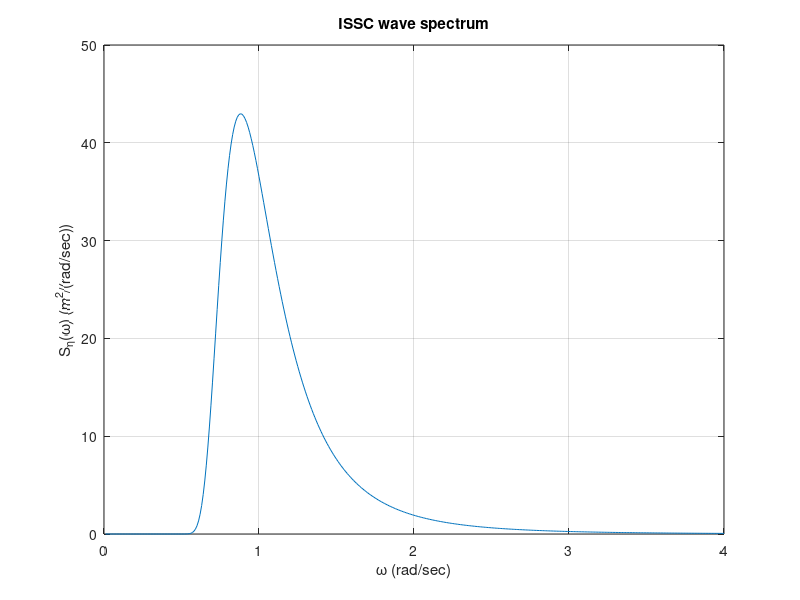
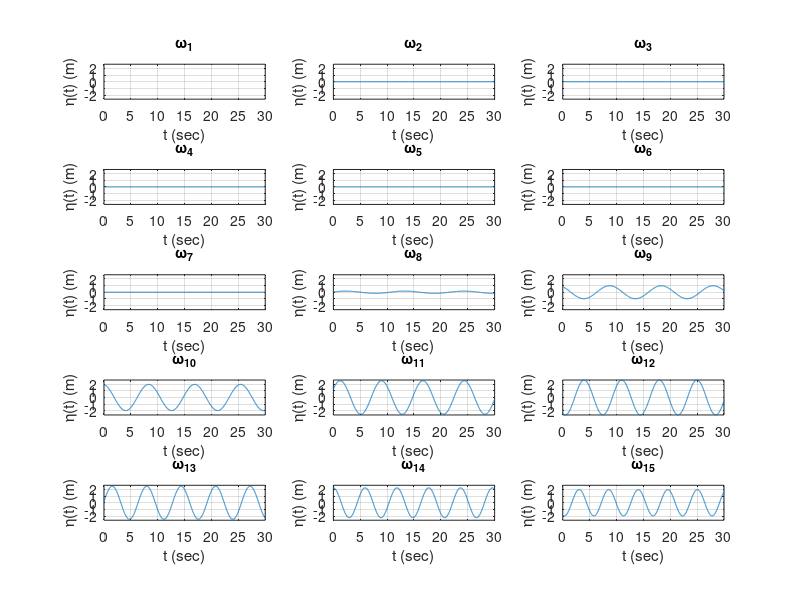

Write MATLAB code to recreate these figures, in order. (Note: this script raises an error after producing the figures.)
%% Initialize
clear ; clc ; close all ;

%% Given for ISSC wave spectrum
% Condition to represent the wave spectrum
angularFrequencyMax = 4 ;

% Variables to represent to the wave energy spectrum
periodAvegrage = 10 ; 
waveSignificantHeight = 6 ;
A = (173 * waveSignificantHeight^2) / (periodAvegrage^2) ; 
B = 691 / (waveSignificantHeight^4) ;
angularFrequency = 0:0.01:angularFrequencyMax ;

% Wave energy spectrum formula
waveEnergySpectrum = (A ./ angularFrequency.^5) .* exp(-B ./ angularFrequency.^5) ;

% Visualization of the wave energy spectrum
waveEnergySpectrumFig = figure ;
figure(waveEnergySpectrumFig) ;
plot(angularFrequency, waveEnergySpectrum) ;
title('ISSC wave spectrum') ;
xlabel('\omega (rad/sec)') ; ylabel('S_{\eta}(\omega) (m^{2}/(rad/sec))') ;
grid on ;
saveas(waveEnergySpectrumFig, 'WaveEnergySpectrumISSC.png') ;

%% Wave elevation time series according to discrete angular frequncy
% It Needs 
%  1. discrete angular wave frequency
%  2. discrete wave energy spectrum according to discrete angular wave frequecy
%  3. angular frequency interval
%  4. time step to represent the wave elevation in time series
%  5. random phase anlge according to discrete angular frequency

% the number of bins to devide the angular frequency domain for discrete anular frequnecy
numBins = 50 ;      

% 1. discrete angular wave frequency
angularFrequencyDiscrete = linspace(0, angularFrequencyMax, numBins) ;

% 2. discrete wave energy spectrum
waveEnergySpectrumDiscrete = interp1(angularFrequency, waveEnergySpectrum, angularFrequencyDiscrete) ;

% 3. Angular frequency interval
angularFreqeuncyInterval = angularFrequencyMax / numBins ;

% 4. Random phase angle according to discrete angular frequency
phaseAngleRandSeed = 1 ;
rng(phaseAngleRandSeed) ;
randomPhaseAngle = rand(1, numBins) * (2*pi) ;

% Wave elevation according to discrete angular frequncdy
% waveElevation across row: anglularFrequencyIndex, across column: timeStep
timeMax = 30 ;
timeStep = 0:0.01:timeMax ;
for angularFrequencyIndex = 1:length(angularFrequencyDiscrete)
    waveElevation(:, angularFrequencyIndex) =...
        sqrt(2 * waveEnergySpectrumDiscrete(angularFrequencyIndex) * angularFreqeuncyInterval)...
        * cos(angularFrequencyDiscrete(angularFrequencyIndex) * timeStep...
        + randomPhaseAngle(angularFrequencyIndex)) ;
end


%% Visualization of the wave elevation according to discrete angular wave frequncy
numSubplotInOneFig = 15 ;
numFig = ceil(numBins / numSubplotInOneFig) ;
numSubplotColumn = 3 ;
numSubplotRow = ceil(numSubplotInOneFig / numSubplotColumn) ;
angularFrequencyIndex = 0 ;     

for figIndex = 1:numFig
    waveElevationFig(figIndex) = figure ;
    figure(waveElevationFig(figIndex)) ;
    set(waveElevationFig(figIndex), 'position', [0 0 (numSubplotColumn * 300) (numSubplotRow * 150)]) ;
    tempAngularFrequencyIndexHistory = [] ;     % reset the angular frequency index history
    
    for subplotCount = 1:numSubplotInOneFig
        angularFrequencyIndex = angularFrequencyIndex + 1 ;
        if angularFrequencyIndex > numBins
            break
        end
        tempAngularFrequencyIndexHistory(subplotCount) = angularFrequencyIndex ;    % Save angular frequency index history for subgroup title
        
        subplot(numSubplotRow, numSubplotColumn, subplotCount) ;
        plot(timeStep, waveElevation(:, angularFrequencyIndex)) ;
        axis([0 timeMax -max(max(waveElevation)) max(max(waveElevation))]) ;
        xlabel('t (sec)') ; ylabel('\eta(t) (m)') ;
        title(['\omega_{', num2str(angularFrequencyIndex), '}']) ;
        grid on ;
    end

    sgtitle(['Time singal of wave elevation for \omega_{',...
        num2str(min(tempAngularFrequencyIndexHistory)), '} _- _{',...
        num2str(max(tempAngularFrequencyIndexHistory)), '}']) ;
    
    figSaveName = sprintf('waveElevation%d_%d.png',...
        min(tempAngularFrequencyIndexHistory),...
        max(tempAngularFrequencyIndexHistory)) ;
    
    saveas(waveElevationFig(figIndex), figSaveName) ;

end
